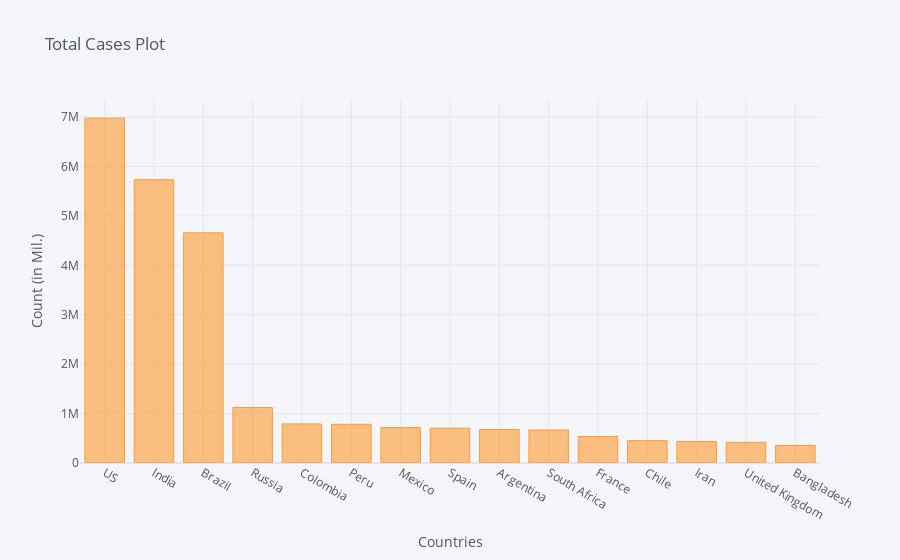

Notebook code for this chart:
### Code cell
corona_dframe_agg_plot.iplot(kind='bar', x='Country/Region', y='9/24/20',
                             title='Total Cases Plot',xTitle='Countries',yTitle='Count (in Mil.)')

### Figure 1 — Plotly figure (JSON) as saved in the notebook; plotly's stock layout.template omitted (floating-point values rounded to 4 significant figures)
{"data": [{"marker": {"color": "rgba(255, 153, 51, 0.6)", "line": {"color": "rgba(255, 153, 51, 1.0)", "width": 1}}, "name": "9/24/20", "orientation": "v", "text": "", "type": "bar", "x": ["US", "India", "Brazil", "Russia", "Colombia", "Peru", "Mexico", "Spain", "Argentina", "South Africa", "France", "Chile", "Iran", "United Kingdom", "Bangladesh"], "y": [6977658, 5732518, 4657702, 1123976, 790823, 782695, 715457, 704209, 678266, 667049, 536289, 451634, 436319, 418889, 355384]}], "layout": {"legend": {"bgcolor": "#F5F6F9", "font": {"color": "#4D5663"}}, "paper_bgcolor": "#F5F6F9", "plot_bgcolor": "#F5F6F9", "title": {"font": {"color": "#4D5663"}, "text": "Total Cases Plot"}, "xaxis": {"gridcolor": "#E1E5ED", "showgrid": true, "tickfont": {"color": "#4D5663"}, "title": {"font": {"color": "#4D5663"}, "text": "Countries"}, "zerolinecolor": "#E1E5ED"}, "yaxis": {"gridcolor": "#E1E5ED", "showgrid": true, "tickfont": {"color": "#4D5663"}, "title": {"font": {"color": "#4D5663"}, "text": "Count (in Mil.)"}, "zerolinecolor": "#E1E5ED"}}}
